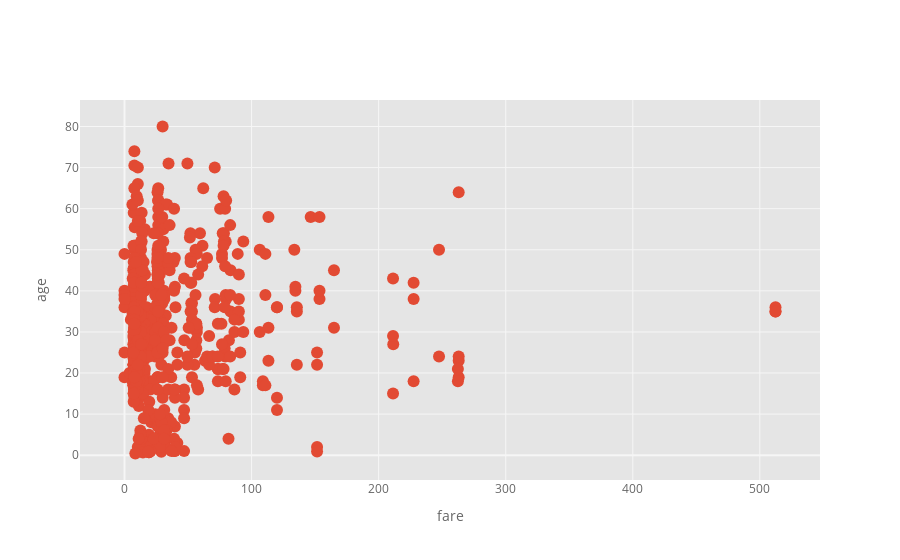

The notebook cell saved with this chart:
### Code cell
cf.set_config_file(theme = "ggplot")
df2.iplot(kind = "scatter", x= "fare", y ="age", mode = "markers", xTitle = "fare", yTitle = "age")

### Figure 1 — Plotly figure (JSON) as saved in the notebook; plotly's stock layout.template omitted (floating-point values rounded to 4 significant figures; data arrays with more than 128 entries replaced by an {"elided": "..."} marker saying what was removed)
{"data": [{"line": {"color": "rgba(226, 74, 51, 1.0)", "dash": "solid", "shape": "linear", "width": 1.3}, "marker": {"size": 12, "symbol": "circle"}, "mode": "markers", "name": "age", "text": "", "type": "scatter", "x": {"elided": "891 float values"}, "y": {"elided": "891 mixed values"}}], "layout": {"legend": {"bgcolor": "#FFFFFF", "font": {"color": "#666666"}}, "paper_bgcolor": "#FFFFFF", "plot_bgcolor": "#E5E5E5", "title": {"font": {"color": "#151516"}}, "xaxis": {"gridcolor": "#F6F6F6", "showgrid": true, "tickfont": {"color": "#666666"}, "title": {"font": {"color": "#666666"}, "text": "fare"}, "zerolinecolor": "#F6F6F6"}, "yaxis": {"gridcolor": "#F6F6F6", "showgrid": true, "tickfont": {"color": "#666666"}, "title": {"font": {"color": "#666666"}, "text": "age"}, "zerolinecolor": "#F6F6F6"}}}
